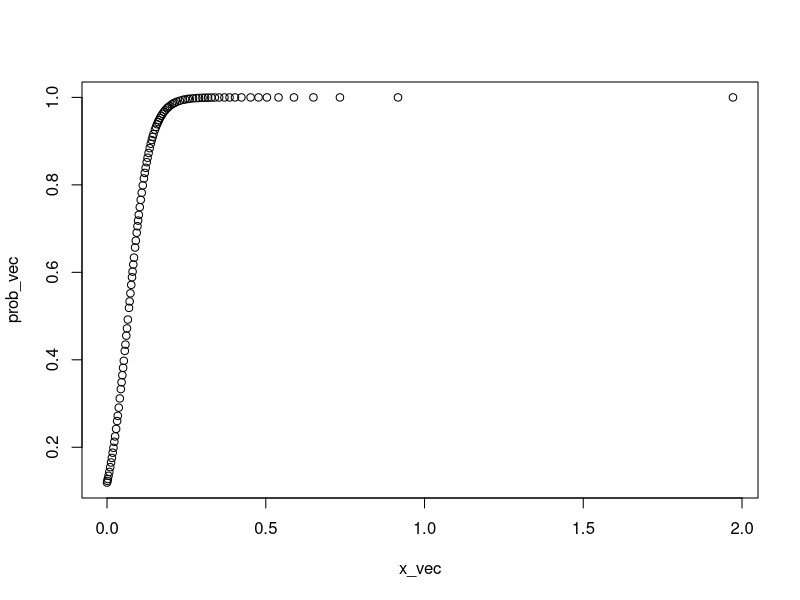
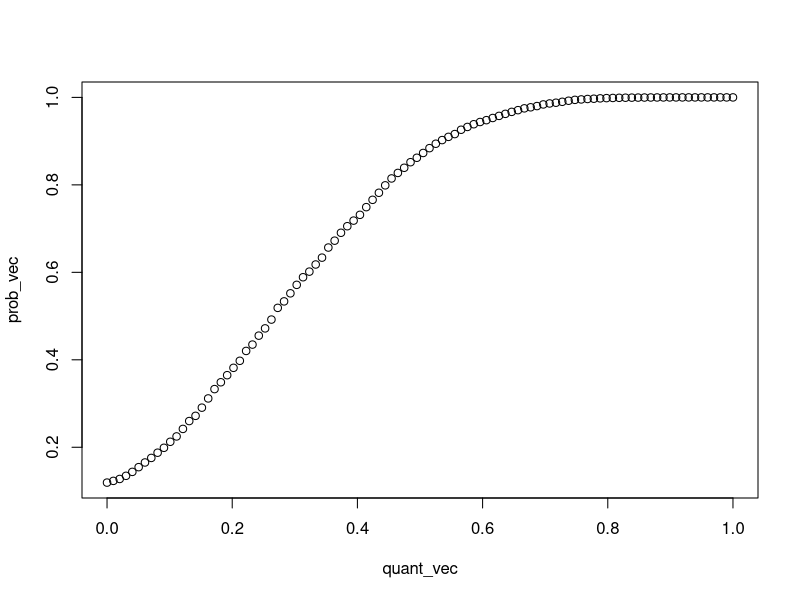

Generate these figures, in order, with R: (Note: this script raises an error after producing the figures.)
rm(list=ls())

# set up parameters
adj <- matrix(c(0, 0.1, -.05,
                0.15,-.1,-.1,
                -.25,-.15,0.05), 3, 3, byrow = T)
tmp <- svd(adj)
u_center <- t(tmp$u %*% diag(sqrt(tmp$d)))
v_center <- t(tmp$v %*% diag(sqrt(tmp$d)))

t(u_center) %*% v_center

u_num <- c(20, 10, 80)
u_label <- unlist(lapply(1:3, function(x){rep(x, u_num[x])}))
v_num <- c(30, 40, 100)
v_label <- unlist(lapply(1:3, function(x){rep(x, v_num[x])}))

# generate matrices
set.seed(10)
u_sig <- 0.03
u_dat <- do.call(rbind, lapply(1:3, function(x){
  MASS::mvrnorm(n = u_num[x], mu = u_center[,x], Sigma = u_sig*diag(3))
}))
v_sig <- 0.03
v_dat <- do.call(rbind, lapply(1:3, function(x){
  MASS::mvrnorm(n = v_num[x], mu = v_center[,x], Sigma = v_sig*diag(3))
}))

mean_dat <- u_dat %*% t(v_dat)
n <- nrow(mean_dat)
d <- ncol(mean_dat)
dat <- matrix(0, n, d)
setting <- matrix(0, n, d)
nodropout_dat <- matrix(0, n, d)

dropout_create <- function(a, b){
  function(x){ 1/(1+exp(-(a+b*x))) }
}
dropout_function <- dropout_create(-2,30)

set.seed(10)
for(i in 1:n){
  for(j in 1:d){
    if(mean_dat[i,j] <= 0) {
      dat[i,j] <- 0
      setting[i,j] <- 0
      nodropout_dat[i,j] <- 0
    } else {
      val <- rexp(1, rate = 1/mean_dat[i,j])
      bool <- rbinom(1, 1, prob = dropout_function(val))
      setting[i,j] <- bool + 1
      dat[i,j] <- bool*val
      nodropout_dat[i,j] <- mean_dat[i,j]
    }
  }
}

idx <- which(dat != 0)
quant_vec <- seq(0, 1, length.out = 100)
x_vec <- sapply(quant_vec, function(x){
  quantile(dat[idx], probs = x)
})
prob_vec <- sapply(x_vec, dropout_function)
plot(x_vec, prob_vec)
plot(quant_vec, prob_vec)


#############

.rotate <- function(mat){t(mat)[,nrow(mat):1]}

colorRamp_custom <- function(vec1, vec2, length){
  mat <- matrix(0, nrow = length, ncol = 3)
  for(i in 1:3){
    mat[,i] <- seq(vec1[i], vec2[i], length.out = length)
  }

  luminosity_vec <- apply(mat, 1, function(x){
    0.2126*x[1] + 0.7152*x[2] + 0.0722*x[3]
  })

  target_luminosity <- mean(c(luminosity_vec[1], luminosity_vec[length]))

  mat <- t(sapply(1:nrow(mat), function(x){
    factor <- min(c(target_luminosity/luminosity_vec[x], 1/mat[x,]))
    mat[x,] * factor
  }))

  apply(mat, 1, function(x){
    rgb(x[1], x[2], x[3])
  })
}

col_vec <- colorRamp_custom(c(0.584, 0.858, 0.564), c(0.803, 0.156, 0.211), 19)
col_vec <- c("white", col_vec)

.rotate <- function(mat){t(mat)[,nrow(mat):1]}

tmp <- as.numeric(dat)
tmp <- tmp[tmp!=0]

break_vec <- quantile(tmp, probs = seq(0, 1, length.out = 20))
break_vec <- c(-5, break_vec)

png("../figure/experiment/8_simulated_data.png", height = 1300, width = 2400, res = 300, units = "px")
par(mar = rep(0.5,4))
image(.rotate(dat), breaks = break_vec, col = col_vec, asp = nrow(dat)/ncol(dat),
      axes = F)

#put lines
row_idx <- 1-cumsum(u_num)[1:2]/n
col_idx <- cumsum(v_num)[1:2]/d

for(i in row_idx){
  lines(c(0,1), rep(i, 2), lwd = 6, col = "white")
  lines(c(0,1), rep(i, 2), lwd = 6, lty = 2)
}
for(i in col_idx){
  lines(rep(i, 2), c(0,1), lwd = 6, col = "white")
  lines(rep(i, 2), c(0,1), lwd = 6, lty = 2)
}

graphics.off()

######################

res <- estimate_latent(dat, k = 3, dropout_function, threshold = 0.4, verbose = T,
                       initialization = "Funk")
res_svd <- svd(dat)
k <- 3
u_mat <- res_svd$u[,1:k] %*% diag(sqrt(res_svd$d[1:k]))
v_mat <- res_svd$v[,1:k] %*% diag(sqrt(res_svd$d[1:k]))

tmp <- u_dat %*% t(v_dat)
res_svd <- svd(tmp)
u_dat_rescaled <- res_svd$u[,1:k] %*% diag(sqrt(res_svd$d[1:k]))
v_dat_rescaled <- res_svd$v[,1:k] %*% diag(sqrt(res_svd$d[1:k]))

plot(u_dat_rescaled[,1], u_dat_rescaled[,2])
plot(res$u_mat[,1], res$u_mat[,2])
plot(u_mat[,1], u_mat[,2])

plot(v_dat_rescaled[,1], v_dat_rescaled[,2])
plot(res$v_mat[,1], res$v_mat[,2])
plot(v_mat[,1], v_mat[,2])

##################

res_pred <- res$u_mat %*% t(res$v_mat)
res_pred_naive <- u_mat %*% t(v_mat)

plot(as.numeric(mean_dat), as.numeric(res_pred_naive))
lines(c(-100,100), rep(0,2), col = "red", lwd = 2)
plot(as.numeric(mean_dat), as.numeric(res_pred))
plot(as.numeric(mean_dat), as.numeric(dat))
